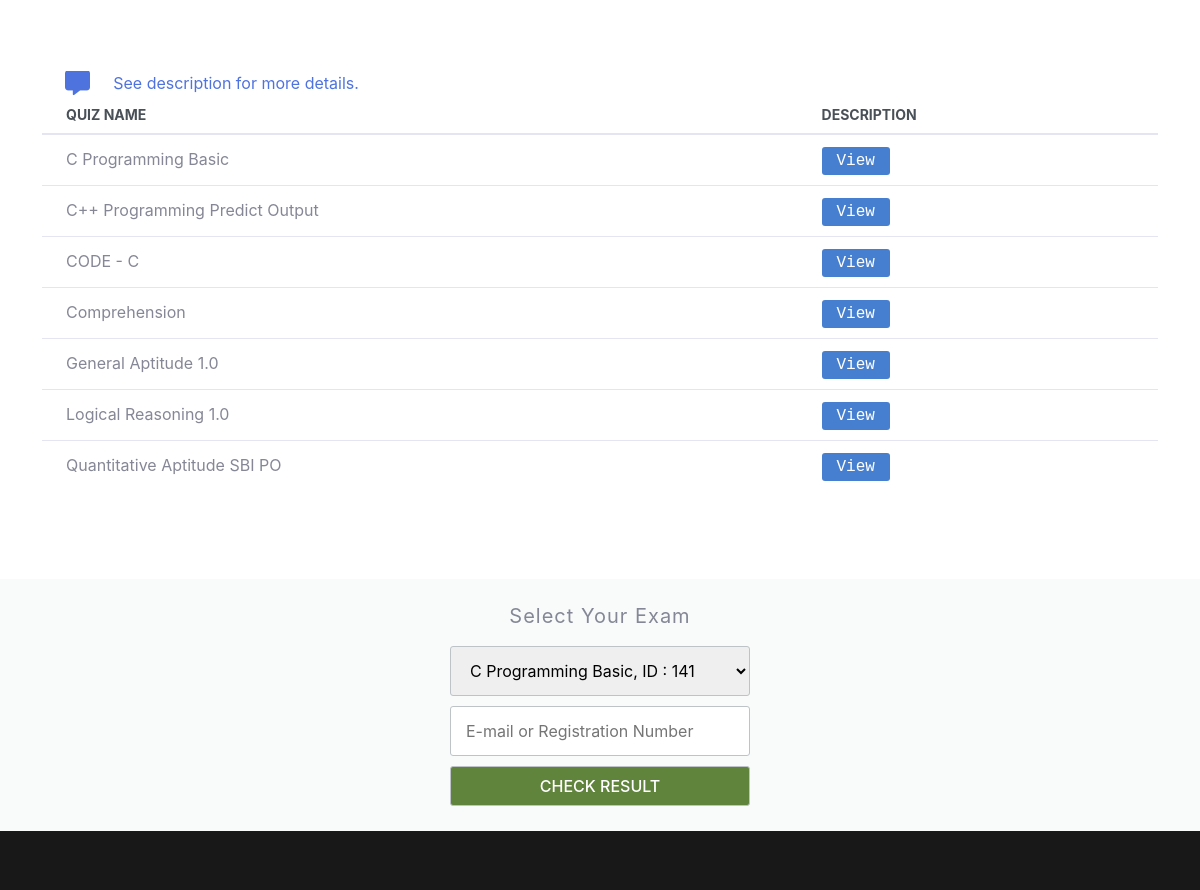
Before: / (middle part) with the older database file.
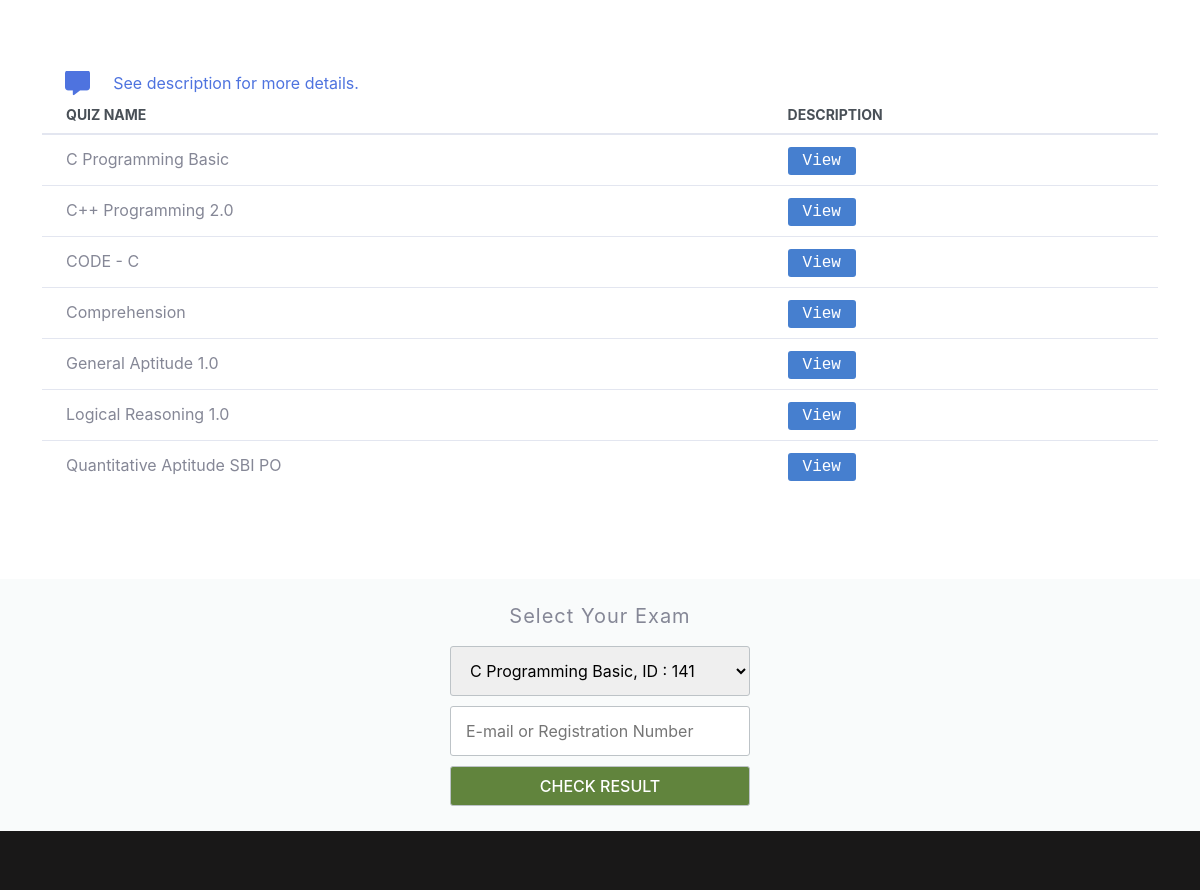
After: the same page with the newer database file.
### tables this page shows
CREATE TABLE `quizes` (
  `quiz_id` int(11) NOT NULL,
  `quiz_name` varchar(50) NOT NULL,
  `difficulty_level` char(30) NOT NULL,
  `description` varchar(1000) NOT NULL,
  `number_of_questions` int(11) NOT NULL,
  `is_active` int(11) NOT NULL,
  `active_timing` bigint(20) NOT NULL,
  `inactive_timing` bigint(20) NOT NULL,
  `Exam_key` varchar(30) NOT NULL,
  `key_access` tinyint(4) NOT NULL,
  `show_evaluation` tinyint(4) NOT NULL,
  `shuffle` tinyint(4) NOT NULL,
  `time_duration` int(11) NOT NULL,
  `marks_per_question` int(11) NOT NULL,
  `negative_marking` double NOT NULL,
  `passing_percentage` int(11) NOT NULL,
  `admin_email_id` int(11) NOT NULL,
  `time_stamp` varchar(100) NOT NULL
);

### index.php (the view, shortened to what this page needs)
<?php
  require_once('connection.php');
?>
<!DOCTYPE html>
<html lang="zxx">
<head>
    <link href="css/bootstrap.css" type="text/css" rel="stylesheet" media="all">
    <link href="css/style.css" type="text/css" rel="stylesheet" media="all">
    <link rel="stylesheet" type="text/css" href="css/dashboard.css">
    <link rel="stylesheet" type="text/css" href="css/sb-admin-2.css">
    <link rel="stylesheet" href="css/custom/index.css">
    <link href="vendor/fontawesome-free/css/all.min.css" rel="stylesheet" type="text/css">
</head>
<body>
    <section class="banner-bottom py-5" id="about">
        <div style="position: relative;" class="container py-md-4">
            <div class="row banner-grids">
               <div   class="table-responsive">
              <?php
                $sql = "SELECT * FROM quizes WHERE is_active='1' ORDER BY quiz_name";
                $result = mysqli_query($conn,$sql);
                if($result->num_rows>0){
                       ?>
           <div style="display: flex; width: 340px; justify-content: space-evenly;color:#4e73df;"><i style="font-size:25px;" class="fas fa-comment-alt"></i><span>See description for more details.</span></div>
              <table class="table card-table table-vcenter text-nowrap">
                <thead>
                  <tr>
                       <th style="font-weight:bold;">Quiz Name</th>
                       <th style="font-weight:bold;">Description</th>
                   </tr>
                </thead>
                <tbody>
                       <?php
                       while($row = $result->fetch_assoc())
                       {
                       	$sql = "SELECT * FROM question_bank WHERE quiz_id = '$row[quiz_id]'";
                       	$result1 = mysqli_query($conn,$sql);
                       	if($result1->num_rows>0)
                       		{
		                        ?>
		                             <tr>
		                                 <td><?php echo $row['quiz_name'];?></td>
		                                 <td style="color:#3498db;">
                                        <span class="view-description-popup" style="cursor:pointer;padding-left: 15px;">View</span>
                                      </td>
		                             </tr>
		                        <?php
		                    }
		                }
                   ?>
                </tbody>
              </table>
              <?php
            }
            ?>
            </div>
            </div>
        </div>
    </section>
    <?php
      $sql = "SELECT * FROM quizes WHERE show_evaluation='1' ORDER BY quiz_name";
      $result = mysqli_query($conn,$sql);
      $num = $result->num_rows;
      if($num>0){
    ?>
    <div class="result-container">
	  <h5>Select Your Exam</h5>
      <div class="select-exam-for-result">
        <select id="test" name='test_selected'>
         <?php
               while($row = $result->fetch_assoc())
               {
                      echo "<option value ='$row[quiz_id]'>$row[quiz_name], ID :  $row[quiz_id]</option>";
               }
         ?>
         </select>
      </div>
      <div class="email-or-reg-for-result">
        <input oninput="var str = this.value; this.value=str.toUpperCase();" id="regNo-or-email" type="text" placeholder="E-mail or Registration Number" required>
      </div>
      <div>
        <button id="check-result-btn">CHECK RESULT</button>
      </div>
    </div>
    <?php
    }
    else{
      ?>
        <div class="no-results" style="color : #cd201f;font-weight:400;">
          <label><i class="fas fa-exclamation-circle"></i>  Currently no results are open!</label>
        </div>
      <?php
    }
    ?>
    <footer class="footer-content text-center py-5">
        <div class="container py-md-3">
        </div>
    </footer>
</body>
</html>

Changed rows visible on the page:
changed quizes: quiz_name "C++ Programming Predict Output" → "C++ Programming 2.0"
